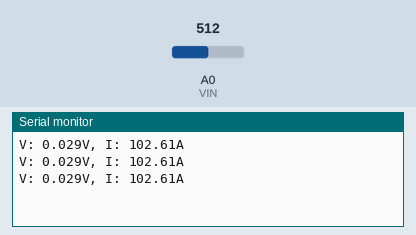
Simulated run of this sketch. Board: Arduino Uno, built with avr-gcc and run on an emulated ATmega328P. Parts: the last lines printed to the serial monitor. The inputs (shaded band) are chosen by the test bench; at power-on: A0 (VIN) = 512.

Above: at 1.3 s.
1.4 s: A0 (VIN) set to 716
At 1.9 s:
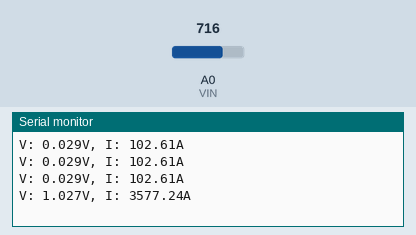
2.9 s: A0 (VIN) set to 900
At 3.4 s:
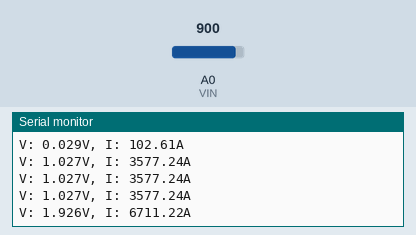
Timing chart, 0 to 5.9 s (numbered marks = the images above; inputs shaded):
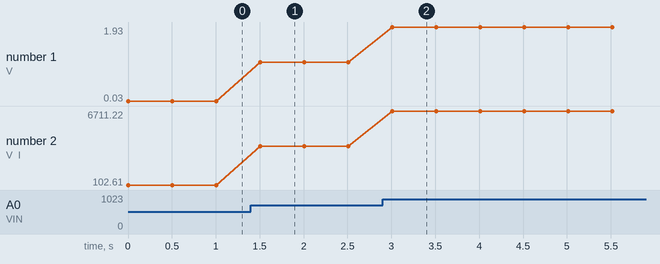

The sketch:

current_reader001.ino
```cpp
/*
 *
 * Arduino Sketch for Allegro ACS712 Current Sensor
 * this sensor can measure current at range of up to 30A
 * It operates with 5V
 * Please watch video instruction and explanation for this code.
 *
 * Written by Ahmad Shamshiri on Sunday Jun 17, 2018 at 22:06 at Ajax, Ontario, Canada
 * for Robojax.com
 * View the video instruction at https://youtu.be/DVp9k3xu9IQ
 * This code has been downloaded from Robojax.com
 */
#define VIN A0 // define the Arduino pin A0 as voltage input (V in)
const float VCC   = 5.0;// supply voltage is from 4.5 to 5.5V. Normally 5V.
const int model = 2;   // enter the model number (see below)

float cutOffLimit = 0.01;// set the current which below that value, doesn't matter. Or set 0.5

/*
          "ACS712ELCTR-05B-T",// for model use 0
          "ACS712ELCTR-20A-T",// for model use 1
          "ACS712ELCTR-30A-T"// for model use 2
sensitivity array is holding the sensitivy of the  ACS712
current sensors. Do not change. All values are from page 5  of data sheet
*/
float sensitivity[] ={
          0.185,// for ACS712ELCTR-05B-T
          0.100,// for ACS712ELCTR-20A-T
          0.066// for ACS712ELCTR-30A-T

         };


const float QOV =   0.5 * VCC;// set quiescent Output voltage of 0.5V
float voltage;// internal variable for voltage

void setup() {
    //Robojax.com ACS712 Current Sensor
    Serial.begin(9600);// initialize serial monitor

}

void loop() {


  //Robojax.com ACS712 Current Sensor
  float voltage_raw =   (5.0 / 1023.0)* analogRead(VIN);// Read the voltage from sensor
  voltage =  voltage_raw - QOV + 0.027 ;// 0.000 is a value to make voltage zero when there is no current
  float current = voltage / sensitivity[model];

  if(abs(current) > cutOffLimit ){
    Serial.print("V: ");
    Serial.print(voltage,3);// print voltage with 3 decimal places
    Serial.print("V, I: ");
    Serial.print(current*230,2); // print the current with 2 decimal places
    Serial.println("A");
  }else{
    Serial.println("No Current");
  }
  delay(500);
}
```

Measured:
- after the input at 1.4 s, the serial monitor: prints a new line after 0.10 s (image 1)
- after the input at 2.9 s, the serial monitor: prints a new line after 0.11 s (image 2)
- plotted number 1: 0.03 → 1.03 after the input at 1.4 s, 1.03 → 1.93 after the input at 2.9 s
- plotted number 2: 102.61 → 3577.24 after the input at 1.4 s, 3577.24 → 6711.22 after the input at 2.9 s
